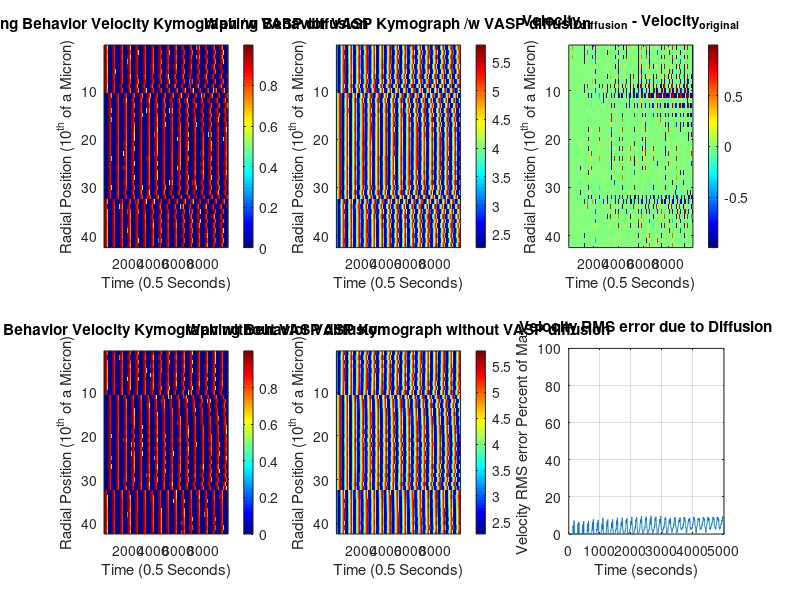

Source code (MATLAB):
%% BENG 227 MIDTERM PROJECT Evan Masutani, Group1
% DESCRIPTION: Code for our improved model and comparison with original
% model
%% HOUSEKEEPING
clear all;
close all;
clc;
%% SIMULATION RUN PARAMETERS
% step sizes
dr = 1;
% Declare an isotropic spacer, dx
dx = dr;
dt = 0.1;
% limits; small size for replicating figures
R_dim = 40; %microns
T_dim = 500;
% N, +2 denotes phantom points to help with Neumann B.C.'s
N_r = round(R_dim / dr) + 2;
N_t = round(T_dim / dt);
tvec = 1:1:N_t;
%% CONSTANTS
R = 0.14;
delta = 0.8;
epsilon = 0.1;
K = 1;
eta_B = 1;
eta_M = 1;
eta_A = 1;
E = 0.1;
B0_c = 4;
theta = 0.2;
noise = 0.01;
% Additional diffusion term for VASP; define based on epsilon2 =
% D_A/cell_l^2/gamma
% VASP estimated diffusivity
D_A = 0.02; %um/sec
cell_l = 40; %um
gamma = 1; % sec
% Non-dimensionalized lateral diffusivity
epsilon2 = D_A / cell_l^2 / gamma * 2;
%% INITIAL CONDITIONS; refer to icy.m for usage and https://github.com/allardjun/WavingCrawling/tree/master/src
BMaxODE = 8.80342361002194;
BMinODE = 2.46024797933793;
AMaxODE = 5.79255834170108;
AMinODE = 2.26789894792708;
MMaxODE = 2.69213920749395;
MMinODE = 0.677418361848779;
B = noise * rand(N_r,N_t);
A = zeros(N_r,N_t);
M = zeros(N_r,N_t);
V = zeros(N_r,N_t);

% INITIAL CONDITIONS SENT BY AUTHORS
% SETS BASAL OSCILLATIONS, CAN OVERWRITE DOWNSTREAM
B(:,1) = BMaxODE * ones(N_r,1);
A(:,1) = AMaxODE * ones(N_r,1);
M(:,1) = zeros(N_r,1);

%% DEFINE ddr matrices; implicitly have Neumann programmed in

ddr = zeros(N_r,N_r);
for i=2:1:N_r-1
    ddr(i,i-1) = -1;
    ddr(i,i+1) = 1;
end
ddr = 1 / (2*dx) * ddr;

%% DEFINE d2dr2 matrix; implicitly have Neumann programmed in
d2dr2 = zeros(N_r,N_r);
for i=2:1:N_r-1
    d2dr2(i,i-1) = 1;
    d2dr2(i,i) = -2;
    d2dr2(i,i+1) = 1;
end
d2dr2 = 1 / (dx.^2) * d2dr2;

delta_ct = 1;
R_ct = 1;
R_iter = 0:0.02:0.24;
d_iter = 0.6:0.05:1;

%% RUN WITH GRADIENT I.C.: DIFFUSION (Our improved model)
%% SIMULATION RUN PARAMETERS
% step sizes
dr = 1;
% Declare an isotropic spacer, dx
dx = dr;
dt = 0.1;
% limits; small size for replicating figures
R_dim = 40; %microns
T_dim = 1000;
% N, +2 denotes phantom points to help with Neumann B.C.'s
N_r = round(R_dim / dr) + 2;
N_t = round(T_dim / dt);
% Dimensionalize time
tvec = 0:1:N_t-1;
tvec = 5 * dt * tvec;
%% CONSTANTS
epsilon = 0.1;
K = 1;
eta_B = 1;
% eta_M and eta_A not clearly labeled
eta_M = 1;
eta_A = 1;
E = 0.1;
B0_c = 4;
theta = 0.2;
noise = 0.01;
% Additional diffusion term for VASP; define based on epsilon2 =
% D_A/cell_l^2/gamma
% VASP estimated diffusivity
D_A = 0.2; %um/sec
cell_l = 40; %um
gamma = 1; % sec
% Non-dimensionalized lateral diffusivity
epsilon2 = D_A / cell_l^2 / gamma * 2;
%% INITIAL CONDITIONS; refer to icy.m for usage
BMaxODE = 8.80342361002194;
BMinODE = 2.46024797933793;
AMaxODE = 5.79255834170108;
AMinODE = 2.26789894792708;
MMaxODE = 2.69213920749395;
MMinODE = 0.677418361848779;
B = noise * rand(N_r,N_t);
A = zeros(N_r,N_t);
M = zeros(N_r,N_t);
V = zeros(N_r,N_t);

% INITIAL CONDITIONS SENT BY AUTHORS
% DON'T YOU DARE TOUCH THESE I.C.s FOR BAM OR I'LL BAM YOU.
% SETS BASAL OSCILLATIONS, CAN OVERWRITE DOWNSTREAM
B(:,1) = BMaxODE * ones(N_r,1);
A(:,1) = AMaxODE * ones(N_r,1);
M(:,1) = zeros(N_r,1);
% RUN WITH BOUNDARY CONDITIONS; targeted plots
delta = 0.8;
R = 0.12;
B = noise * rand(N_r,N_t);
A = zeros(N_r,N_t);
M = zeros(N_r,N_t);
V = zeros(N_r,N_t);
% INITIAL CONDITIONS FOR GRADIENT
B(:,1) = BMaxODE * ones(N_r,1);
A(:,1) = AMaxODE * ones(N_r,1);
M(:,1) = zeros(N_r,1);
% Initial conditions to stimulate central movement of lamellopodia
for i = round(N_r * 0.25):1:round(N_r * 0.75)
   B(i,1) = BMinODE;
   A(i,1) = AMinODE; 
   M(i,1) = MMaxODE;
end
for t=1:1:N_t - 1
    %% CALCULATE V
    if sum(V(:,t)) > 0
        B_c = B0_c * (1 + E);
    else
        B_c = B0_c;
    end
    V(:,t) = ones(N_r,1) - (B_c * ones(N_r,1) ./ B(:,t)).^8;
    for vstep = 1:1:N_r
        if V(vstep,t) < 0
            V(vstep,t) = 0;
        end
    end
    G = ones(N_r,1) + (A(:,t) .* B(:,t)) ./ (ones(N_r,1) + M(:,t) + K * B(:,t));
    %% CALCULATE B
    % No flux BC
    B(1,t) = B(3,t);
    B(N_r,t) = B(N_r - 2,t);
    dBdx = ddr * B(:,t);
    gdBdx = 1./G .* dBdx;
    diffusion_B = epsilon^2 * ddr * gdBdx;
    accumulation_B = ones(N_r,1) + eta_B * V(:,t);
    loss_B = -B(:,t) ./ (G);
    noise_B = noise * 2 * (rand(N_r,1) - ones(N_r,1));
    B(:,t+1) = B(:,t) + dt/epsilon * (diffusion_B + accumulation_B + loss_B + noise_B);
    
    %% CALCULATE A
    accumulation_A = ones(N_r,1) * delta;
    % B.C. Neumann
    A(1,t) = A(3,t);
    A(N_r,t) = A(N_r - 2,t);
    diffusion_A = epsilon2 * d2dr2 * A(:,t);
    loss_A = -1 ./ (ones(N_r,1) + M(:,t) + K .* B(:,t)) .* (ones(N_r,1) + eta_A .* V(:,t) + eta_M .* M(:,t) .* V(:,t)) .* A(:,t);
    A(:,t+1) = A(:,t) + dt * (accumulation_A + loss_A + diffusion_A);
    %% CALCULATE M
    accumulation_M = R * B(:,t);
    loss_M = -1 * (ones(N_r,1) * theta + eta_M * V(:,t)) .* M(:,t);
    M(:,t+1) = M(:,t) + dt * (accumulation_M + loss_M);
end

%% NORMALIZE AND AVERAGE RESULTS
V_avg = mean(mean(V));
V_avg_plot(R_ct,delta_ct) = V_avg;
V_avg_plot_d(R_ct,delta_ct) = delta;
V_avg_plot_R(R_ct,delta_ct) = R;
delta_ct = delta_ct + 1;
V_norm = V/max(max(V));
B_norm = B/max(max(B));
A_norm = A/max(max(A));
M_norm = M/max(max(M));
rad_coor = round(size(V_norm,1)/2);

%% GENERATE KYMOGRAPHS
figure
subplot(2,3,1)
imagesc(V(:,1:N_t-1))
xlabel('Time (0.5 Seconds)');
ylabel('Radial Position (10^{th} of a Micron)');
title('Waving Behavior Velocity Kymograph /w VASP diffusion');
colormap('jet')
colorbar
subplot(2,3,2)
imagesc(A(:,1:N_t-1))
xlabel('Time (0.5 Seconds)');
ylabel('Radial Position (10^{th} of a Micron)');
title('Waving Behavior VASP Kymograph /w VASP diffusion');
colormap('jet')
colorbar
V_diffusion = V;


%% TRACK DISTANCE AFTER 1st WAVE (ARTIFICIAL EFFECTS DUE TO I.C.'s)
dista = zeros(size(V,1),N_t);
cell(:,1)=zeros(size(dista,1),1);
cell(:,2)=[1:size(dista,1)]';
toffset = 300;
for ii=[toffset:1:N_t]
    if ii > 1
        dista(:,ii) = dista(:,ii-1) + V_norm(:,ii-1) * dt;
    end
end
% Scale to micron
dista = 0.2 * dista;


% %% PLOT LEADING EDGE DISPLACEMENT: Commented out to prevent breaking subplot, but will work if you comment back in!
% figure
% for frame = 1:1000:5000
%     hold on
%     plot(dista(:,frame),cell(:,2),'LineWidth',10)
%     title('Leading Edge of Cell Simulated Movement');
%     ylabel('Distance along leading Edge (microns)')
%     xlabel('Position (microns)')
%     xlim([0 40]);
%     ylim([0 N_r]);
% end
% legend('0 sec','500 sec','1000 sec','1500 sec','2000 sec','2500 sec')
% figure
%%% CODE TO GENERATE VIDEOS, COMMENT OUT IF NO VIDS WANTED
% figure
% video1 = VideoWriter('lamellopodia_with_diffusion','MPEG-4');
% open(video1);
% for frame=1:25:size(dista,2)
% %     cell(:,1)=cell(:,1)-sum(dista(:,frame:frame+24),2)/(dt*25);
% %     plot(cell(:,1),cell(:,2),'k-');
%     plot(dista(:,frame),cell(:,2),'k-')
%     title('Leading Edge of Cell Simulated Movement');
%     ylabel('Distance along leading Edge (microns)')
%     xlabel('Position (microns)')
%     xlim([0 100]);
%     ylim([0 N_r]);
%     vidframe = getframe(gcf);
%     writeVideo(video1,vidframe);
% end
% close(video1);
%% RUN WITH GRADIENT I.C.: NO DIFFUSION (Original model)
% RUN WITH BOUNDARY CONDITIONS; targeted plots
delta = 0.8;
R = 0.12;
B = noise * rand(N_r,N_t);
A = zeros(N_r,N_t);
M = zeros(N_r,N_t);
V = zeros(N_r,N_t);
% INITIAL CONDITIONS FOR GRADIENT
B(:,1) = BMaxODE * ones(N_r,1);
A(:,1) = AMaxODE * ones(N_r,1);
M(:,1) = zeros(N_r,1);
for i = round(N_r * 0.25):1:round(N_r * 0.75)
   B(i,1) = BMinODE;
   A(i,1) = AMinODE; 
   M(i,1) = MMaxODE;
end
for t=1:1:N_t - 1
    %% CALCULATE V
    if sum(V(:,t)) > 0
        B_c = B0_c * (1 + E);
    else
        B_c = B0_c;
    end
    V(:,t) = ones(N_r,1) - (B_c * ones(N_r,1) ./ B(:,t)).^8;
    for vstep = 1:1:N_r
        if V(vstep,t) < 0
            V(vstep,t) = 0;
        end
    end
    G = ones(N_r,1) + (A(:,t) .* B(:,t)) ./ (ones(N_r,1) + M(:,t) + K * B(:,t));
    %% CALCULATE B
    % No flux BC
    B(1,t) = B(3,t);
    B(N_r,t) = B(N_r - 2,t);
    dBdx = ddr * B(:,t);
    gdBdx = 1./G .* dBdx;
    diffusion_B = epsilon^2 * ddr * gdBdx;
    accumulation_B = ones(N_r,1) + eta_B * V(:,t);
    loss_B = -B(:,t) ./ (G);
    noise_B = noise * 2 * (rand(N_r,1) - ones(N_r,1));
    B(:,t+1) = B(:,t) + dt/epsilon * (diffusion_B + accumulation_B + loss_B + noise_B);
    
    %% CALCULATE A
    accumulation_A = ones(N_r,1) * delta;
    % B.C. Neumann
    A(1,t) = A(3,t);
    A(N_r,t) = A(N_r - 2,t);
    diffusion_A = 0 * d2dr2 * A(:,t);
    loss_A = -1 ./ (ones(N_r,1) + M(:,t) + K .* B(:,t)) .* (ones(N_r,1) + eta_A .* V(:,t) + eta_M .* M(:,t) .* V(:,t)) .* A(:,t);
    A(:,t+1) = A(:,t) + dt * (accumulation_A + loss_A + diffusion_A);
    %% CALCULATE M
    accumulation_M = R * B(:,t);
    loss_M = -1 * (ones(N_r,1) * theta + eta_M * V(:,t)) .* M(:,t);
    M(:,t+1) = M(:,t) + dt * (accumulation_M + loss_M);
end
%% TRACK DISTANCE AFTER 1st WAVE (ARTIFICIAL EFFECTS DUE TO I.C.'s)
dista = zeros(size(V,1),N_t);
toffset = 300;
for ii=[toffset:1:N_t]
    if ii > 1
        dista(:,ii) = dista(:,ii-1) + V_norm(:,ii-1) * dt;
    end
end
% Scale to micron
dista = 0.2 * dista;
%%% CODE TO GENERATE VIDEOS, COMMENT OUT IF NO VIDS WANTED
% figure
% video1 = VideoWriter('lamellopodia_no_diffusion','MPEG-4');
% open(video1);
% for frame=1:25:size(dista,2)
% %     cell(:,1)=cell(:,1)-sum(dista(:,frame:frame+24),2)/(dt*25);
% %     plot(cell(:,1),cell(:,2),'k-');
%     plot(dista(:,frame),cell(:,2),'k-')
%     title('Leading Edge of Cell Simulated Movement');
%     ylabel('Distance along leading Edge (microns)')
%     xlabel('Position (microns)')
%     xlim([0 100]);
%     ylim([0 N_r]);
%     vidframe = getframe(gcf);
%     writeVideo(video1,vidframe);
% end
% close(video1);

%% AVERAGE AND NORMALIZE VALUES
V_avg = mean(mean(V));
V_avg_plot(R_ct,delta_ct) = V_avg;
V_avg_plot_d(R_ct,delta_ct) = delta;
V_avg_plot_R(R_ct,delta_ct) = R;
delta_ct = delta_ct + 1;
V_norm = V/max(max(V));
B_norm = B/max(max(B));
A_norm = A/max(max(A));
M_norm = M/max(max(M));

%% GENERATE KYMOGRAPHS
rad_coor = round(size(V_norm,1)/2);
subplot(2,3,4)
imagesc(V(:,1:N_t-1))
xlabel('Time (0.5 Seconds)');
ylabel('Radial Position (10^{th} of a Micron)');
title('Waving Behavior Velocity Kymograph without VASP diffusion');
colormap('jet')
colorbar

subplot(2,3,5)
imagesc(A(:,1:N_t-1))
xlabel('Time (0.5 Seconds)');
ylabel('Radial Position (10^{th} of a Micron)');
title('Waving Behavior VASP Kymograph without VASP diffusion');
colormap('jet')
colorbar
V_orig = V;

%% Changes over time
subplot(2,3,3)
V_difference = V_orig - V_diffusion;
imagesc(V_difference(:,1:N_t-1))
xlabel('Time (0.5 Seconds)');
ylabel('Radial Position (10^{th} of a Micron)');
title('Velocity_d_i_f_f_u_s_i_o_n - Velocity_o_r_i_g_i_n_a_l');
colormap('jet')
colorbar

%% PLOT THE RMS
for tstep=1:1:N_t
    divisor = 1 / (N_r - 2);
    RMS(tstep) = divisor * sqrt(sum(V_difference(2:N_r-1,tstep).^2));
end
% Since Velocity Max = 1, scale to %
RMS = RMS * 100;
subplot(2,3,6)
plot(tvec,RMS)
title('Velocity RMS error due to Diffusion')
ylabel('Velocity RMS error Percent of Max')
xlabel('Time (seconds)')
grid on
ylim([0 100])